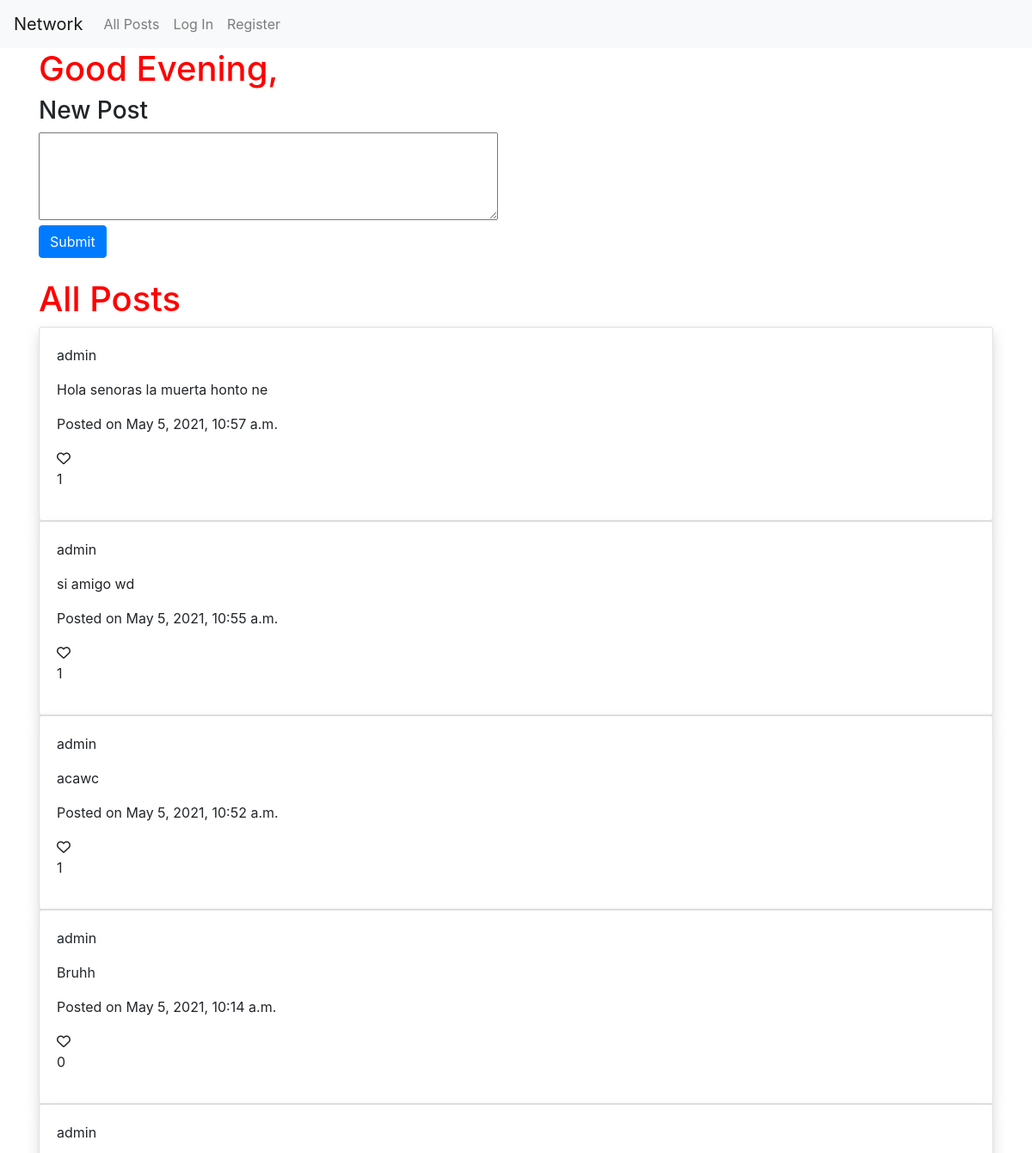
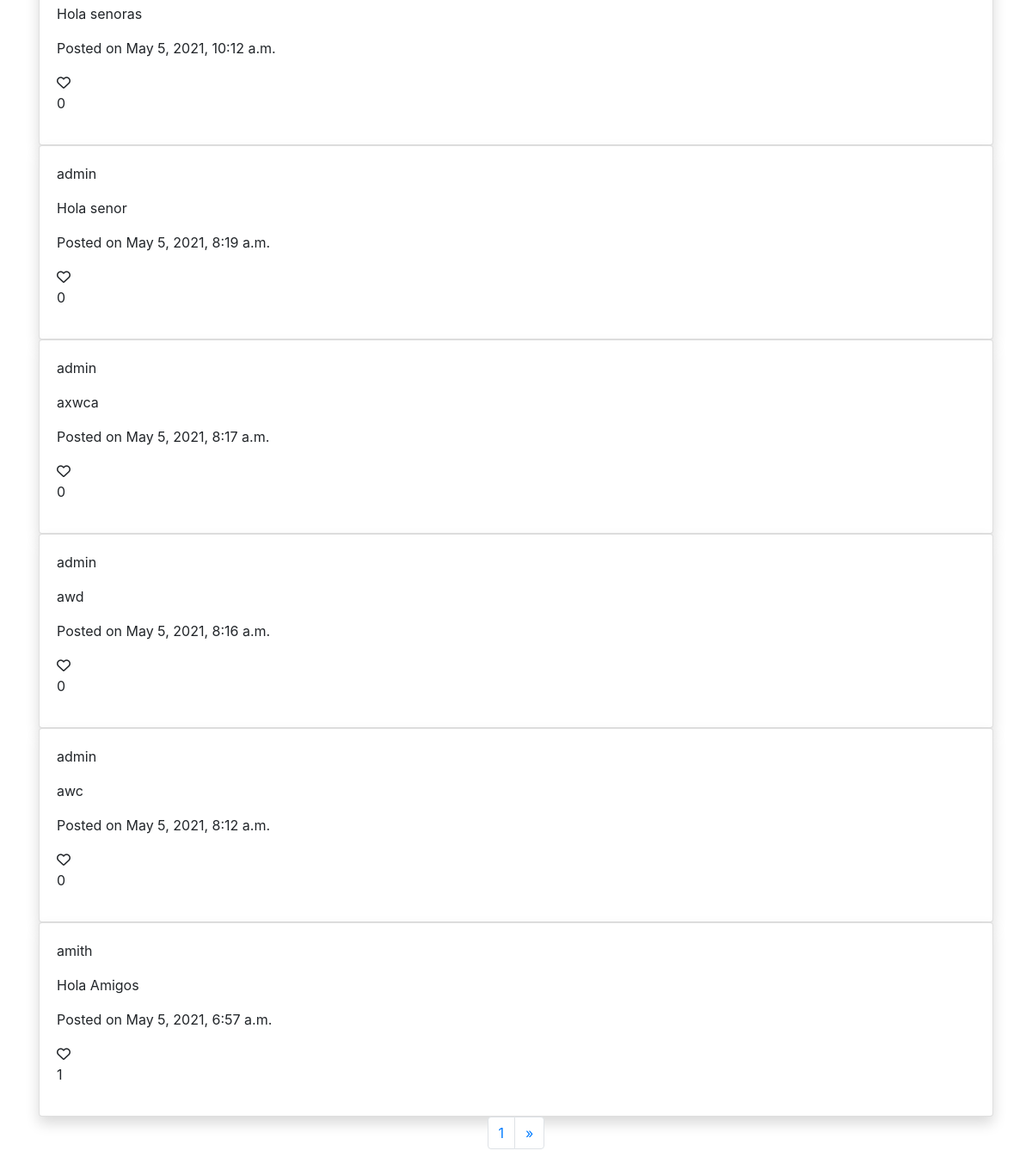
The page / on the database its author committed (2 pictures, top to bottom).
### network/models.py (models this page shows, shortened)
class Post(models.Model):
    body = models.CharField(max_length=300, blank=True)
    user = models.ForeignKey(User, on_delete=models.CASCADE)
    timestamp = models.DateTimeField(auto_now_add=True)
    likes = models.ManyToManyField(User, blank=True, related_name="liked_user")

class User(AbstractUser):
    pass

### network/views.py (the view)
# urls.py: path("", views.index, name="index"),
def index(request):
    page_posts = Paginator(Post.objects.all(), 10)
    page_number = request.GET.get("page")
    if page_number != None:
        try:
            required_page = page_posts.page(page_number)
        except:
            required_page = page_posts.page(1)
    else:
        required_page = page_posts.page(1)
    return render(request, "network/index.html", {
        "posts": required_page
    })

### network/templates/network/index.html (shortened to what this page needs)
{% extends "network/layout.html" %}
{% load static %}
{% block body %}
<div class="container">
    <h1>Good Evening, {{ user.get_full_name }}</h1>
    <h3>New Post</h3>
    <textarea id="newPostBody" rows="4" cols="50" name="postbody"></textarea>
    <div>
        <button id="newPostBtn" class="btn btn-primary" type="submit">Submit</button>
    </div>
    <br>
    <h1>All Posts</h1>
    <div id="content">
        {% for post in posts reversed %}
        <div id="post-{{ post.id }}" class="card shadow">
            <div class="card-body">
                <p>{{post.user.username}}</p>
                <p>{{post.body}}</p>
                <p>Posted on {{ post.timestamp }}</p>
                {% if user in post.likes.all %}
                    <i class="fas fa-heart" data-id="{{ post.id }}"></i>
                    <p id="like-counter-{{ post.id }}" >{{ post.likes.count }}</p>
                {% else %}
                    <i class="far fa-heart" data-id="{{ post.id }}"></i>
                    <p id="like-counter-{{ post.id }}" >{{ post.likes.count }}</p>
                {% endif %}
            </div>
        </div>
        {% endfor %}
    </div>
</div>
<nav aria-label="Page navigation example">
    <ul class="pagination justify-content-center">
      <li class="page-item"><a class="page-link" href="#">{{ posts.number }}</a></li>
      {% if posts.has_next %}
      <li class="page-item">
        <a class="page-link" href="?page={{ posts.next_page_number }}" aria-label="Next">
          <span aria-hidden="true">&raquo;</span>
        </a>
      </li>
      {% endif %}
    </ul>
  </nav>
{% endblock %}

### network/templates/network/layout.html (shortened to what this page needs)
{% load static %}
<!DOCTYPE html>
<html lang="en">
    <head>
        <link rel="stylesheet" href="https://stackpath.bootstrapcdn.com/bootstrap/4.4.1/css/bootstrap.min.css">
        <link href="{% static 'network/index.css' %}" rel="stylesheet">
    </head>
    <body>
        <nav class="navbar navbar-expand-lg navbar-light bg-light">
            <a class="navbar-brand" href="#">Network</a>
            <div>
              <ul class="navbar-nav mr-auto">
                <li class="nav-item">
                  <a class="nav-link" href="{% url 'index' %}">All Posts</a>
                </li>
                {% if user.is_authenticated %}
                    <li class="nav-item">
                        <a class="nav-link" href="{% url 'following_page' %}">Following</a>
                    </li>
                    <li class="nav-item">
                        <a class="nav-link" href="{% url 'logout' %}">Log Out</a>
                    </li>
                {% else %}
                    <li class="nav-item">
                        <a class="nav-link" href="{% url 'login' %}">Log In</a>
                    </li>
                    <li class="nav-item">
                        <a class="nav-link" href="{% url 'register' %}">Register</a>
                    </li>
                {% endif %}
              </ul>
            </div>
          </nav>
        <div class="body">
            {% block body %}
            {% endblock %}
        </div>
    </body>
</html>

### network/static/network/index.css (style rules this page uses)
h1 { color: red; }

### rows shown on the page
Post: user.username "admin", body "Hola senoras la muerta honto ne", timestamp "May 5, 2021, 10:57 a.m.", likes.count "1"
Post: user.username "admin", body "si amigo wd", timestamp "May 5, 2021, 10:55 a.m.", likes.count "1"
Post: user.username "admin", body "acawc", timestamp "May 5, 2021, 10:52 a.m.", likes.count "1"
Post: user.username "admin", body "Bruhh", timestamp "May 5, 2021, 10:14 a.m.", likes.count "0"
Post: user.username "admin", body "Hola senoras", timestamp "May 5, 2021, 10:12 a.m.", likes.count "0"
Post: user.username "admin", body "Hola senor", timestamp "May 5, 2021, 8:19 a.m.", likes.count "0"
Post: user.username "admin", body "axwca", timestamp "May 5, 2021, 8:17 a.m.", likes.count "0"
Post: user.username "admin", body "awd", timestamp "May 5, 2021, 8:16 a.m.", likes.count "0"
Post: user.username "admin", body "awc", timestamp "May 5, 2021, 8:12 a.m.", likes.count "0"
Post: user.username "amith", body "Hola Amigos", timestamp "May 5, 2021, 6:57 a.m.", likes.count "1"

### other values the page prints
{{ posts.number }} "1"
